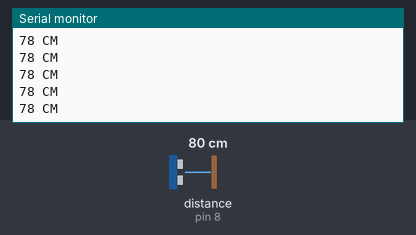
Simulated run of this sketch. Board: Arduino Uno, built with avr-gcc and run on an emulated ATmega328P. On the bench: the last lines printed to the serial monitor. Wiring (inferred from the names in the program): ultrasonic range finder: trigger pin 9; echo pin 8. The test bench sets the inputs (shaded band); at power-on: distance to the obstacle (sensor on pin 8) 80 cm. The echo pulse lasts 58.3 µs per cm.

Above: at 1.2 s.
1.3 s: distance to the obstacle (sensor on pin 8) set to 2 cm
At 1.39 s:
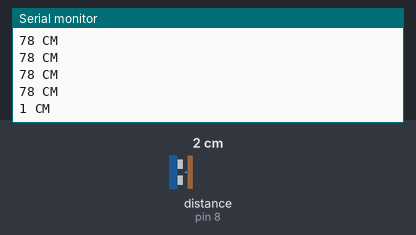
4.3 s: distance to the obstacle (sensor on pin 8) set to 9 cm
At 4.35 s:
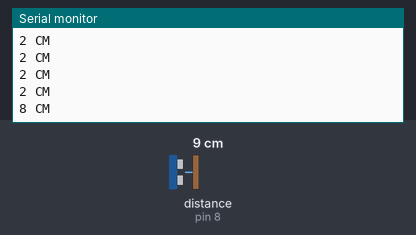
Timing chart, 0 to 7.3 s (numbered marks = the images above; inputs shaded):
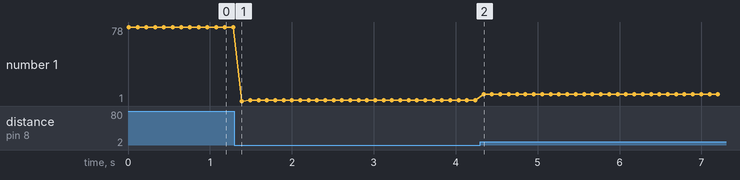

Measured:
- after the input at 1.3 s, the serial monitor: prints a new line after 0.09 s (image 1)
- after the input at 4.3 s, the serial monitor: prints a new line at once (image 2)
- plotted number 1: 78 → 2 after the input at 1.3 s, 2 → 8 after the input at 4.3 s

The sketch:

Ultrasonic_Sensor.ino
```cpp
const int trigPin = 9;
const int echoPin = 8;
long duration;
int distance, distanceInch;

void setup()
{
  Serial.begin(9600);
  pinMode(trigPin, OUTPUT);
  pinMode(echoPin, INPUT);
}

void loop()
{
  digitalWrite(trigPin, LOW);
  delayMicroseconds(1000);
  digitalWrite(trigPin, HIGH);
  delayMicroseconds(10);
  digitalWrite(trigPin, LOW);

  duration = pulseIn(echoPin, HIGH);
  distance = duration*0.034/2;
  distanceInch = duration*0.0133/2;

  Serial.println(" CM");
  Serial.print(distance);
  delay(100);

}
```
